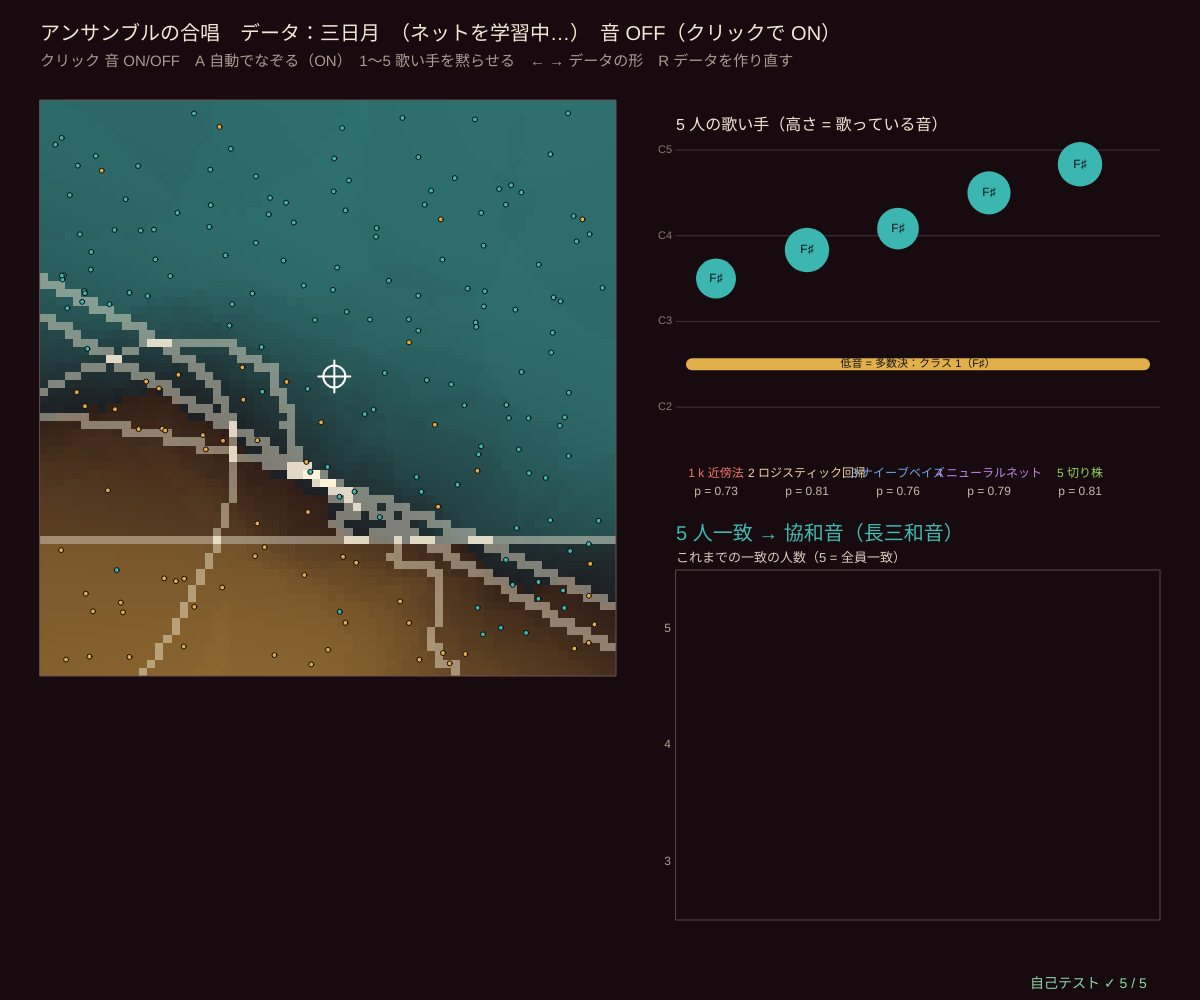
Frame 1 (no input)
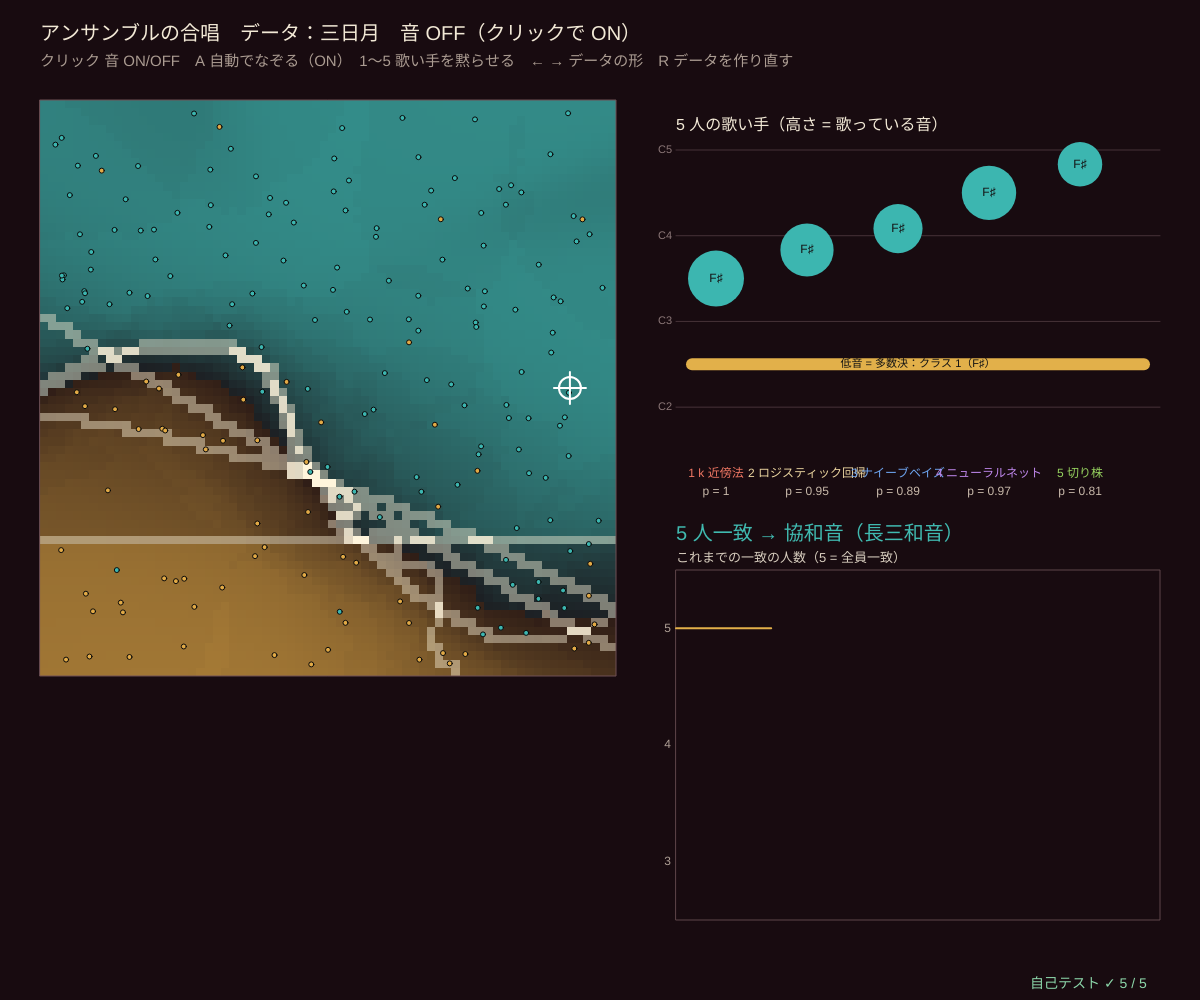
Frame 60 (no input)
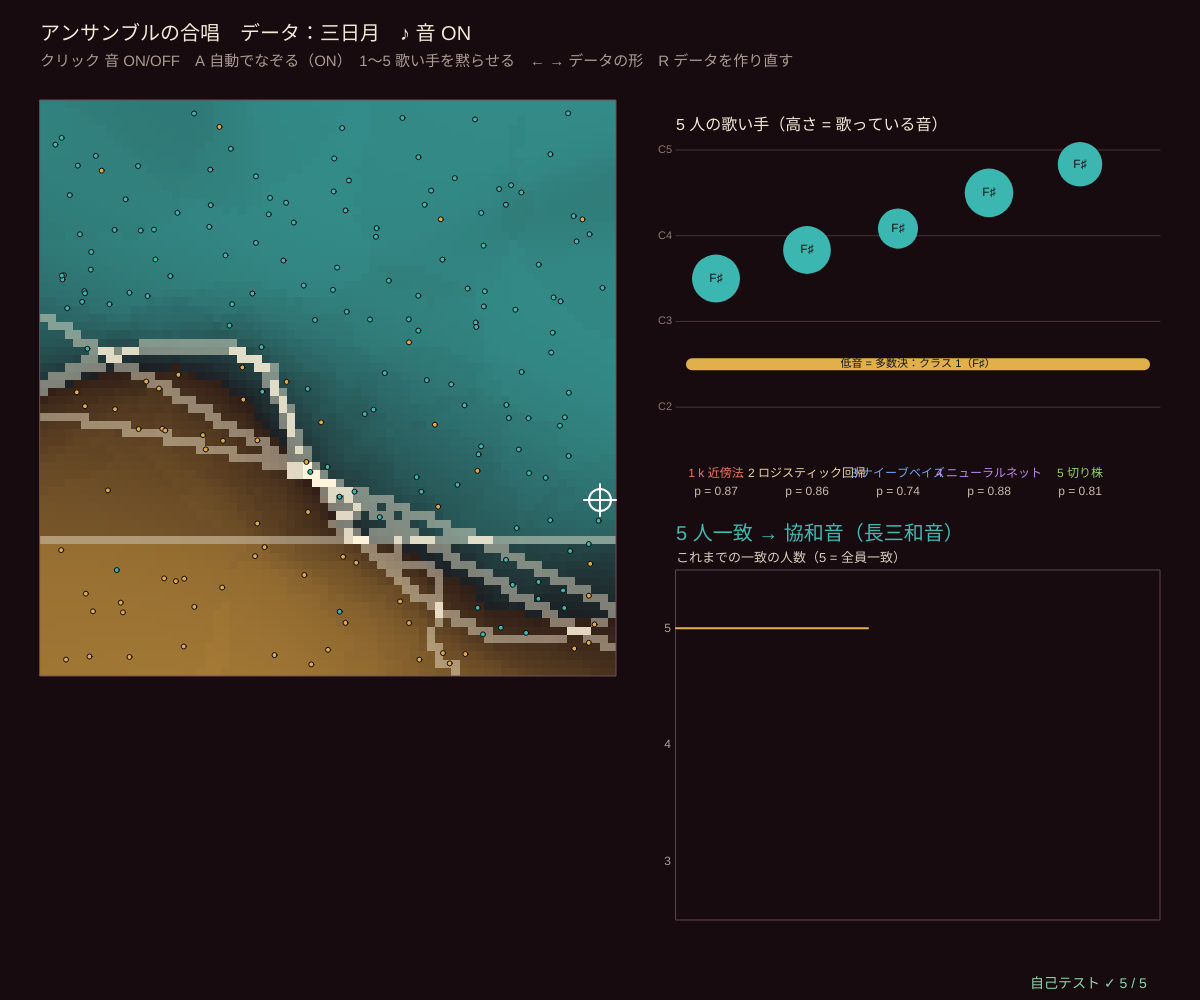
Frame 120 (the mouse pressed at the canvas centre since frame 60)

The p5.js sketch that drew these frames (run headless with seeded random() and noise() and a simulated clock; from frame 60 on, the mouse is pressed at the canvas centre):

// p5.js sketch
// ── sketch.js
// ============================================
// 14 アンサンブルの合唱 🔊 ─ 5 つのモデルが 5 人の歌い手。マウスの位置で、それぞれの予測（クラス）を音の高さで歌う
// クラス 0 なら ド（C）の長三和音、クラス 1 なら ファ♯（F♯）の長三和音の音を、歌い手ごとの決まった位置（根音・3 度・5 度…）で歌う
//   5 人の意見がそろうと 1 つの長三和音（協和音）。割れると C と F♯ の和音が混ざる（不協和音。ペトルーシュカ和音とも呼ばれる）
//   いちばん低い音 = 多数決の答え。音量 = その歌い手の自信（確率が 0.5 から遠いほど大きい）
//   背景 = ソフト投票の地図、白い線 = 5 つのモデルの境界。境界の近くほど意見が割れる
// クリック 音を出す（もう一度で止める）/ A 自動でなぞる / 1〜5 歌い手を黙らせる / ← → データの形 / R データを作り直す
// ============================================

let kind = 4, nTrain = 200, flipP = 0.08, seedD = 2;            // ★ データ
const ROOTS = [48, 54], SINGER_IV = [0, 4, 7, 12, 16];             // ★ クラスの根音（C3 と F♯3）、歌い手ごとの音の位置（半音）
let trainD, models = [], mlpLeft = 0, regionImg, bndImg, voices = [], bass = null, soundOn = false, autoOn = true, mute = [false, false, false, false, false], plotBox, agreeHist = [];
const CELLS = 70;

function setup() { createCanvas(windowWidth, windowHeight); textWrap(CHAR); pixelDensity(1); regionImg = createImage(CELLS, CELLS); bndImg = createImage(CELLS, CELLS); selfTest(); restart(); }
function restart() {
  trainD = makeData2D(kind, nTrain, flipP, seedD);
  models = [0, 1, 2, 4].map((k) => fitBase(k, trainD.X, trainD.y)); models.splice(3, 0, { type: 'mlp', net: makeMLP(2, 10, true, 7) });
  mlpLeft = 300; repaint();
}
function repaint() {
  paintImage(regionImg, (u, v) => probCol(softVote(models, [u, v]), 0.7));
  let pr = []; for (let j = 0; j < CELLS; j++) for (let i = 0; i < CELLS; i++) pr.push(models.map((m) => predOf(m, [(i + 0.5) / CELLS, 1 - (j + 0.5) / CELLS])));
  bndImg.loadPixels();
  for (let q = 0; q < CELLS * CELLS; q++) { let i = q % CELLS, edge = 0; for (let k = 0; k < 5; k++) if ((i + 1 < CELLS && pr[q + 1][k] !== pr[q][k]) || (q + CELLS < CELLS * CELLS && pr[q + CELLS][k] !== pr[q][k])) edge++; bndImg.pixels[4 * q] = 255; bndImg.pixels[4 * q + 1] = 245; bndImg.pixels[4 * q + 2] = 220; bndImg.pixels[4 * q + 3] = Math.min(255, edge * 110); }
  bndImg.updatePixels();
}
// ★ 歌い手 k がクラス c のときの音（MIDI 番号）と、多数決の低音
function singerMidi(k, c) { return ROOTS[c] + SINGER_IV[k]; }
function bassMidi(maj) { return ROOTS[maj] - 12; }
function choirAt(x) {
  let ps = models.map((m) => probOf(m, x)), cs = ps.map((p) => (p > 0.5 ? 1 : 0)), n1 = sumArr(cs), maj = 2 * n1 > 5 ? 1 : 0;
  return { ps, cs, maj, agree: Math.max(n1, 5 - n1), midis: cs.map((c, k) => singerMidi(k, c)) };
}

function draw() {
  background(...BG_COL);
  if (mlpLeft > 0) { mlpTrain(models[3].net, trainD.X.map(centerX), trainD.y, 15, 0.03); mlpLeft -= 15; if (mlpLeft <= 0) repaint(); }
  let side = Math.min(height - 170, width * 0.48); plotBox = { x: 40, y: 100, w: side, h: side };
  noSmooth(); image(regionImg, plotBox.x, plotBox.y, side, side); image(bndImg, plotBox.x, plotBox.y, side, side); smooth(); frameBox(plotBox);
  drawPoints(plotBox, trainD.X, trainD.y, 5);
  // 聞く位置：マウス（図の上）か、自動でなぞる 8 の字
  let m = fromPx(plotBox, mouseX, mouseY), onMap = m[0] >= 0 && m[0] <= 1 && m[1] >= 0 && m[1] <= 1, tt = frameCount / 240;
  let pos = autoOn && !onMap ? [0.5 + 0.42 * Math.sin(2 * Math.PI * tt), 0.5 + 0.38 * Math.sin(4 * Math.PI * tt)] : [clampv(m[0], 0, 1), clampv(m[1], 0, 1)];
  let ch = choirAt(pos), pp = toPx(plotBox, pos[0], pos[1]);
  noFill(); stroke(255); strokeWeight(2); circle(pp[0], pp[1], 22); line(pp[0] - 16, pp[1], pp[0] + 16, pp[1]); line(pp[0], pp[1] - 16, pp[0], pp[1] + 16);
  agreeHist.push(ch.agree); if (agreeHist.length > 300) agreeHist.shift();
  // ---- 音
  if (soundOn && audioCtx) {
    ch.midis.forEach((md, k) => setVoice(voices[k], midiHz(md), mute[k] ? 0 : 0.06 + 0.14 * Math.abs(2 * ch.ps[k] - 1)));
    setVoice(bass, midiHz(bassMidi(ch.maj)), 0.22);
  }
  // ---- 右：歌い手
  let rx = plotBox.x + side + 60, rw = width - rx - 40, sy = 150, lo = 30, hi = 72, yOf = (md) => sy + 300 - ((md - lo) / (hi - lo)) * 300;
  noStroke(); fill(...INK); textSize(16); textAlign(LEFT, BASELINE); text('5 人の歌い手（高さ = 歌っている音）', rx, sy - 20);
  for (let md = 36; md <= 72; md += 12) { stroke(70, 50, 56); strokeWeight(1); line(rx, yOf(md), rx + rw, yOf(md)); noStroke(); fill(140, 120, 120); textSize(11); textAlign(RIGHT, CENTER); text('C' + (md / 12 - 1), rx - 4, yOf(md)); }
  ch.midis.forEach((md, k) => {
    let x = rx + 40 + k * ((rw - 120) / 4), y = yOf(md), c = ch.cs[k];
    noStroke(); fill(...(mute[k] ? [70, 60, 60] : CLS_COL[c])); circle(x, y, 26 + 30 * Math.abs(2 * ch.ps[k] - 1));
    fill(20); textAlign(CENTER, CENTER); textSize(12); text(c ? 'F♯' : 'C', x, y);
    fill(...BASE_COL[k]); textSize(12); textAlign(CENTER, TOP); text((k + 1) + ' ' + BASE_NAMES[k], x, sy + 318); fill(200, 185, 170); text('p = ' + fmtNum(ch.ps[k], 2), x, sy + 336);
  });
  let by = yOf(bassMidi(ch.maj)); noStroke(); fill(...GOLD); rect(rx + 10, by - 6, rw - 20, 12, 6); fill(20); textSize(11); textAlign(CENTER, CENTER); text('低音 = 多数決：クラス ' + ch.maj + (ch.maj ? '（F♯）' : '（C）'), rx + rw / 2, by);
  // ---- 一致のようす
  noStroke(); fill(...(ch.agree === 5 ? TEAL : ch.agree === 4 ? GOLD : WINE)); textSize(20); textAlign(LEFT, BASELINE);
  text(ch.agree === 5 ? '5 人一致 → 協和音（長三和音）' : ch.agree + ' 対 ' + (5 - ch.agree) + ' → 不協和音（2 つの和音が混ざる）', rx, sy + 390);
  let g = { x: rx, y: sy + 420, w: rw, h: Math.max(40, height - sy - 500), x0: 0, x1: 300, y0: 2.5, y1: 5.5 };
  plotAxes(g, '', 'これまでの一致の人数（5 = 全員一致）', [], [3, 4, 5]);
  stroke(...GOLD); strokeWeight(2); polyline(agreeHist.map((a, k) => [gX(g, k), gY(g, a)]));
  // ---- 文字
  noStroke(); fill(...INK); textSize(20); textAlign(LEFT, BASELINE); text('アンサンブルの合唱　データ：' + SHAPES[kind] + (mlpLeft > 0 ? '　（ネットを学習中…）' : '') + (soundOn ? '　♪ 音 ON' : '　音 OFF（クリックで ON）'), 40, 40);
  fill(170, 155, 145); textSize(15); text('クリック 音 ON/OFF　A 自動でなぞる' + (autoOn ? '（ON）' : '（OFF）') + '　1〜5 歌い手を黙らせる　← → データの形　R データを作り直す', 40, 66);
  drawSelfTest(width - 170, height - 12);
}
function mousePressed() {
  startAudio(); if (!audioCtx) return;
  if (!voices.length) { for (let k = 0; k < 5; k++) voices.push(makeVoice('triangle')); bass = makeVoice('sine'); }
  soundOn = !soundOn;
  if (!soundOn) { voices.forEach((v) => setVoice(v, 220, 0)); setVoice(bass, 110, 0); }
}
function keyPressed() {
  if (key === 'a' || key === 'A') autoOn = !autoOn;
  for (let k = 1; k <= 5; k++) if (key === String(k)) mute[k - 1] = !mute[k - 1];
  if (key === RIGHT_ARROW) { kind = (kind + 1) % SHAPES.length; restart(); }
  if (key === LEFT_ARROW) { kind = (kind + SHAPES.length - 1) % SHAPES.length; restart(); }
  if (key === 'r' || key === 'R') { seedD++; restart(); }
  return false;
}

// ---- 自己テスト
function selfTest() {
  selfTestResults = [];
  let inTriad = (pcs) => { for (let r = 0; r < 12; r++) for (let t of [[0, 4, 7], [0, 3, 7]]) { let tri = t.map((v) => (v + r) % 12); if (pcs.every((p) => tri.includes(p))) return true; } return false; };
  let okU = [0, 1].every((c) => inTriad([0, 1, 2, 3, 4].map((k) => singerMidi(k, c) % 12))), okS = true;
  for (let mask = 1; mask < 31; mask++) if (inTriad([0, 1, 2, 3, 4].map((k) => singerMidi(k, (mask >> k) & 1) % 12))) okS = false;
  check('全員一致なら 5 つの音は 1 つの長三和音の中、割れた 30 通りはどれも 1 つの長三和音・短三和音に入らない', okU && okS);
  check('音の高さ：A4 = MIDI 69 = 440 Hz、1 オクターブ上で 2 倍、低音は根音の 1 オクターブ下', midiHz(69) === 440 && near(midiHz(81) / midiHz(69), 2, 1e-12) && bassMidi(0) === 36 && bassMidi(1) === 42);
  let tr = makeData2D(4, 200, 0.08, 2), te = makeData2D(4, 500, 0.08, 99), ms = [0, 1, 2, 3, 4].map((k) => fitBase(k, tr.X, tr.y)), accs = ms.map((m) => accuracyOf((x) => predOf(m, x), te.X, te.y));
  check('三日月データで 4 つのモデルは 80% 以上、切り株も 65% 以上（' + accs.map(pctStr).join(', ') + '）', accs.slice(0, 4).every((a) => a >= 0.8) && accs[4] >= 0.65);
  let sv = models; models = ms; seedRng(5); let okM = true, okA = true;
  for (let t = 0; t < 300; t++) { let x = [rnd(), rnd()], c = choirAt(x); if (c.maj !== hardVote(ms, x)) okM = false; if (!(c.agree >= 3 && c.agree <= 5)) okA = false; }
  models = sv;
  check('低音（多数決）= 5 つのハード投票の答え（300 点）。5 人なので一致の人数はいつも 3〜5', okM && okA);
  check('音量の上限：MASTER = ' + MASTER + ' ≤ 0.2、歌い手 1 人の音量 ≤ 0.2', MASTER <= 0.2 && 0.06 + 0.14 <= 0.2 + 1e-12);
  reportSelfTest();
}

// ---------- やってみよう ----------
// 1. クリックで音を出し、マウスを境界の上でゆっくり動かそう。どこで音がにごる？
// 2. 1〜5 で歌い手を 1 人ずつ黙らせると、にごりは減る？ どのモデルがいちばん「ちがう意見」を歌う？
// 3. ROOTS の 54（F♯）を 55（G）にすると？ 割れても協和音になってしまう組合せがある（自己テストも ✗ に）
// 4. SINGER_IV を [0, 7, 12, 19, 24]（根音と 5 度だけ）にすると、和音の響きはどう変わる？
// 5. 自由制作：モデルの数を増やしたり、確率で音の大きさだけでなく音色を変えたりしてみよう

// ==================================================
// ここから下は「アンサンブル学習の道具」（中身は読まなくても OK。消さないでね）
// ==================================================
// ---- 小さな道具：はさむ・合計・平均・いちばん大きい番号・数の表示
function clampv(v, a, b) { return v < a ? a : v > b ? b : v !== v ? a : v; }     // NaN なら a に戻す
function sumArr(a) { let s = 0; for (let v of a) s += v; return s; }
function meanOf(a) { return a.length ? sumArr(a) / a.length : 0; }
function varOf(a) { let m = meanOf(a), s = 0; for (let v of a) s += (v - m) * (v - m); return a.length ? s / a.length : 0; }   // ÷n の分散
function argMaxArr(a) { let b = 0; for (let i = 1; i < a.length; i++) if (a[i] > a[b]) b = i; return b; }   // 同点なら小さい番号
function sigm(z) { return 1 / (1 + Math.exp(-clampv(z, -40, 40))); }
function fmtNum(v, d) { if (typeof v !== 'number' || !isFinite(v)) return '?'; let s = (+v.toFixed(d === undefined ? 2 : d)).toString(); return s === '-0' ? '0' : s; }
function pctStr(v) { return fmtNum(100 * v, 1) + '%'; }
// ---- 種つきの乱数（同じ種なら毎回同じ列）
let rngState = 1;
function seedRng(s) { rngState = (s >>> 0) || 1; }
function rnd() {                       // 0〜1 の一様乱数（mulberry32）
  rngState = (rngState + 0x6d2b79f5) >>> 0;
  let t = rngState;
  t = Math.imul(t ^ (t >>> 15), t | 1);
  t ^= t + Math.imul(t ^ (t >>> 7), t | 61);
  return ((t ^ (t >>> 14)) >>> 0) / 4294967296;
}
function rndInt(a, b) { return a + Math.floor(rnd() * (b - a + 1)); }
function rndGauss() { let u = Math.max(1e-12, rnd()), v = rnd(); return Math.sqrt(-2 * Math.log(u)) * Math.cos(2 * Math.PI * v); }   // 標準正規分布
function shuffleArr(a) { for (let i = a.length - 1; i > 0; i--) { let j = Math.floor(rnd() * (i + 1)); [a[i], a[j]] = [a[j], a[i]]; } return a; }
// ---- 合成データ（[0, 1]² の 2 次元、2 クラス、種つき）。kind = 0 かたまり / 1 斜め / 2 円 / 3 XOR / 4 三日月 / 5 しま
const SHAPES = ['かたまり', '斜め', '円', 'XOR', '三日月', 'しま'];
function trueLabel(kind, u, v) {
  if (kind === 0) return (u - 0.32) ** 2 + (v - 0.36) ** 2 < (u - 0.68) ** 2 + (v - 0.64) ** 2 + 0.03 * Math.sin(9 * u) ? 0 : 1;
  if (kind === 1) return u + 0.8 * v > 0.9 ? 1 : 0;
  if (kind === 2) return (u - 0.5) ** 2 + (v - 0.5) ** 2 < 0.09 ? 1 : 0;
  if (kind === 3) return (u > 0.5) !== (v > 0.5) ? 1 : 0;
  if (kind === 4) return v > 0.5 + 0.28 * Math.cos(Math.PI * (1.6 * u - 0.3)) - 0.18 ? 1 : 0;
  return Math.sin(10 * u + 3 * v) > 0 ? 1 : 0;
}
// n 個、flip = ラベルをわざと入れかえる割合（ノイズ）
function makeData2D(kind, n, flip, seed) {
  seedRng(seed);
  let X = [], y = [];
  for (let i = 0; i < n; i++) {
    let u = 0.02 + 0.96 * rnd(), v = 0.02 + 0.96 * rnd(), c = trueLabel(kind, u, v);
    if (rnd() < flip) c = 1 - c;
    X.push([u, v]); y.push(c);
  }
  return { X, y };
}
// ---- 連立 1 次方程式 A w = b（部分ピボットつきのガウスの消去法）。ridge = 対角に足す小さな数（解けないのを防ぐ）
function solveLin(A, b, ridge) {
  let n = b.length, M = A.map((r, i) => r.slice().concat([b[i]]));
  for (let i = 0; i < n; i++) M[i][i] += ridge || 0;
  for (let c = 0; c < n; c++) {
    let p = c; for (let r = c + 1; r < n; r++) if (Math.abs(M[r][c]) > Math.abs(M[p][c])) p = r;
    if (Math.abs(M[p][c]) < 1e-14) continue;
    [M[c], M[p]] = [M[p], M[c]];
    for (let r = 0; r < n; r++) if (r !== c) { let f = M[r][c] / M[c][c]; if (f !== 0) for (let k = c; k <= n; k++) M[r][k] -= f * M[c][k]; }
  }
  return M.map((r, i) => (Math.abs(r[i]) < 1e-14 ? 0 : r[n] / r[i]));
}
// ---- k 近傍法：近い k 個のうちクラス 1 の割合 = 確率
function fitKnn(X, y, k) { return { type: 'knn', X, y, k }; }
function knnProb(m, x) {
  let bd = [], bc = [], k = Math.min(m.k, m.X.length);
  for (let i = 0; i < m.X.length; i++) {
    let d = (m.X[i][0] - x[0]) ** 2 + (m.X[i][1] - x[1]) ** 2;
    if (bd.length < k || d < bd[bd.length - 1]) {      // 小さい順の列に挿入（並べ替えはしない）
      let q = bd.length < k ? bd.length : bd.length - 1;
      while (q > 0 && bd[q - 1] > d) { bd[q] = bd[q - 1]; bc[q] = bc[q - 1]; q--; }
      bd[q] = d; bc[q] = m.y[i];
    }
  }
  return k ? sumArr(bc) / k : 0.5;
}
// ---- ロジスティック回帰（ニュートン法、L2 正則化 λ）。F = 特徴量ベクトルの列、戻り値 = 重み w
function fitLogitVec(F, y, lam, iters) {
  let d = F[0].length, w = new Array(d).fill(0);
  for (let it = 0; it < (iters || 25); it++) {
    let g = new Array(d).fill(0), H = Array.from({ length: d }, () => new Array(d).fill(0));
    for (let i = 0; i < F.length; i++) {
      let f = F[i], p = sigm(dotV(w, f)), r = p - y[i], s = Math.max(1e-6, p * (1 - p));
      for (let a = 0; a < d; a++) { g[a] += r * f[a]; for (let b = 0; b < d; b++) H[a][b] += s * f[a] * f[b]; }
    }
    for (let a = 0; a < d; a++) { g[a] += lam * w[a]; H[a][a] += lam; }
    let dw = solveLin(H, g, 0), big = 0;
    for (let a = 0; a < d; a++) { w[a] -= clampv(dw[a], -20, 20); big = Math.max(big, Math.abs(dw[a])); }
    if (big < 1e-9) break;
  }
  return w;
}
function dotV(a, b) { let s = 0; for (let i = 0; i < a.length; i++) s += a[i] * b[i]; return s; }
function logitFeat(x, quad) { let u = x[0] - 0.5, v = x[1] - 0.5; return quad ? [1, u, v, u * u, v * v, u * v] : [1, u, v]; }
function fitLogit(X, y, quad, lam) { return { type: 'logit', quad: !!quad, w: fitLogitVec(X.map((x) => logitFeat(x, quad)), y, lam === undefined ? 0.01 : lam) }; }
function logitProb(m, x) { return sigm(dotV(m.w, logitFeat(x, m.quad))); }
// ---- ガウスのナイーブベイズ：クラスごとに、特徴量ごとの平均と分散（特徴量どうしは独立と仮定）
function fitNB(X, y) {
  let m = { type: 'nb', prior: [0, 0], mu: [[0, 0], [0, 0]], va: [[0, 0], [0, 0]] };
  for (let c = 0; c < 2; c++) {
    let pts = X.filter((_, i) => y[i] === c); m.prior[c] = (pts.length + 1) / (X.length + 2);
    for (let f = 0; f < 2; f++) { let col = pts.map((p) => p[f]); m.mu[c][f] = col.length ? meanOf(col) : 0.5; m.va[c][f] = Math.max(1e-3, varOf(col)); }
  }
  return m;
}
function nbProb(m, x) {
  let lg = [0, 1].map((c) => Math.log(m.prior[c]) + [0, 1].reduce((s, f) => s - 0.5 * Math.log(2 * Math.PI * m.va[c][f]) - (x[f] - m.mu[c][f]) ** 2 / (2 * m.va[c][f]), 0));
  return sigm(lg[1] - lg[0]);
}
// ---- 隠れ層 1 層のニューラルネット（tanh）。cls = true なら出力はシグモイド（交差エントロピー）、false なら直線（2 乗誤差 / 2）
// 学習はフルバッチの Adam。mlpTrain(net, X, y, 回数) を 1 フレームに少しずつ呼べば画面は止まらない
function makeMLP(nIn, nH, cls, seed) {
  seedRng(seed);
  let s1 = 1.5 / Math.sqrt(nIn), net = { nIn, nH, cls, W1: [], b1: [], W2: [], b2: 0, t: 0, ad: null };
  for (let j = 0; j < nH; j++) { net.W1.push(Array.from({ length: nIn }, () => s1 * rndGauss())); net.b1.push(0.5 * rndGauss()); net.W2.push(rndGauss() / Math.sqrt(nH)); }
  return net;
}
function mlpOut(net, x) {
  let o = net.b2;
  for (let j = 0; j < net.nH; j++) { let z = net.b1[j]; for (let k = 0; k < net.nIn; k++) z += net.W1[j][k] * x[k]; o += net.W2[j] * Math.tanh(z); }
  return net.cls ? sigm(o) : o;
}
function mlpLoss(net, X, y) {
  let L = 0;
  for (let i = 0; i < X.length; i++) { let p = mlpOut(net, X[i]); L += net.cls ? -(y[i] ? Math.log(Math.max(1e-12, p)) : Math.log(Math.max(1e-12, 1 - p))) : 0.5 * (p - y[i]) ** 2; }
  return X.length ? L / X.length : 0;
}
// 誤差逆伝播：平均の損失の勾配（W1, b1, W2, b2 と同じ形）
function mlpGrad(net, X, y) {
  let g = { W1: net.W1.map((r) => r.map(() => 0)), b1: net.b1.map(() => 0), W2: net.W2.map(() => 0), b2: 0 }, h = new Array(net.nH), n = X.length || 1;
  for (let i = 0; i < X.length; i++) {
    let x = X[i], o = net.b2;
    for (let j = 0; j < net.nH; j++) { let z = net.b1[j]; for (let k = 0; k < net.nIn; k++) z += net.W1[j][k] * x[k]; h[j] = Math.tanh(z); o += net.W2[j] * h[j]; }
    let d = ((net.cls ? sigm(o) : o) - y[i]) / n;              // どちらの損失でも出力の誤差は (予測 − 正解)
    g.b2 += d;
    for (let j = 0; j < net.nH; j++) { g.W2[j] += d * h[j]; let dz = d * net.W2[j] * (1 - h[j] * h[j]); g.b1[j] += dz; for (let k = 0; k < net.nIn; k++) g.W1[j][k] += dz * x[k]; }
  }
  return g;
}
function mlpParams(o) { return [].concat(...o.W1, o.b1, o.W2, [o.b2]); }   // 全部のパラメータを 1 列に
function mlpSetParams(net, p) { let q = 0; for (let j = 0; j < net.nH; j++) for (let k = 0; k < net.nIn; k++) net.W1[j][k] = p[q++]; for (let j = 0; j < net.nH; j++) net.b1[j] = p[q++]; for (let j = 0; j < net.nH; j++) net.W2[j] = p[q++]; net.b2 = p[q++]; }
function mlpTrain(net, X, y, iters, lr, wd) {   // Adam（β1 = 0.9, β2 = 0.999）、wd = 重みの減衰
  let p = mlpParams(net);
  if (!net.ad) net.ad = { m: p.map(() => 0), v: p.map(() => 0) };
  for (let it = 0; it < iters; it++) {
    let g = mlpParams(mlpGrad(net, X, y)); net.t++;
    let b1t = 1 - Math.pow(0.9, net.t), b2t = 1 - Math.pow(0.999, net.t);
    for (let q = 0; q < p.length; q++) {
      let gq = g[q] + (wd || 0) * p[q];
      net.ad.m[q] = 0.9 * net.ad.m[q] + 0.1 * gq; net.ad.v[q] = 0.999 * net.ad.v[q] + 0.001 * gq * gq;
      p[q] = clampv(p[q] - (lr || 0.02) * (net.ad.m[q] / b1t) / (Math.sqrt(net.ad.v[q] / b2t) + 1e-8), -50, 50);
    }
    mlpSetParams(net, p);
  }
}
// ---- 切り株（深さ 1 の木）：特徴量 1 つ × しきい値 1 つ。重み w つき。左右の葉 = クラス 1 の重みの割合（確率）
function fitStump(X, y, w) {
  let n = X.length, W = 0, W1 = 0, best = null;
  for (let i = 0; i < n; i++) { let wi = w ? w[i] : 1; W += wi; if (y[i]) W1 += wi; }
  for (let f = 0; f < 2; f++) {
    let ord = X.map((_, i) => i).sort((a, b) => X[a][f] - X[b][f]), lw = 0, l1 = 0;
    for (let q = 0; q < n - 1; q++) {
      let i = ord[q], wi = w ? w[i] : 1; lw += wi; if (y[i]) l1 += wi;
      let v0 = X[i][f], v1 = X[ord[q + 1]][f]; if (!(v1 > v0)) continue;
      let err = Math.min(l1, lw - l1) + Math.min(W1 - l1, W - lw - (W1 - l1));   // 左右それぞれ多数決にしたときの重みつき誤り
      if (!best || err < best.err - 1e-12) best = { feat: f, thr: (v0 + v1) / 2, lw, l1, err };
    }
  }
  if (!best) return { type: 'stump', feat: 0, thr: 2, pl: (W1 + 1) / (W + 2), pr: 0.5, err: Math.min(W1, W - W1) };
  return { type: 'stump', feat: best.feat, thr: best.thr, pl: (best.l1 + 0.5) / (best.lw + 1), pr: (W1 - best.l1 + 0.5) / (W - best.lw + 1), err: best.err };
}
function stumpProb(m, x) { return x[m.feat] <= m.thr ? m.pl : m.pr; }
// ---- 5 種類の「ちがうモデル」をまとめて扱う：fitBase(番号, X, y) → モデル、probOf(モデル, x) → クラス 1 の確率
const BASE_NAMES = ['k 近傍法', 'ロジスティック回帰', 'ナイーブベイズ', 'ニューラルネット', '切り株'];
const BASE_COL = [[240, 120, 100], [236, 214, 160], [110, 165, 240], [190, 135, 235], [150, 210, 95]];   // ★ モデルの色
function fitBase(kind, X, y, seed) {
  if (kind === 0) return fitKnn(X, y, 15);                     // ★ k = 15
  if (kind === 1) return fitLogit(X, y, false);                // 直線の境界
  if (kind === 2) return fitNB(X, y);
  if (kind === 3) { let net = makeMLP(2, 10, true, seed || 7), Xc = X.map(centerX); mlpTrain(net, Xc, y, 300, 0.03); return { type: 'mlp', net }; }
  return fitStump(X, y);
}
function centerX(x) { return [2 * x[0] - 1, 2 * x[1] - 1]; }  // ネットには [−1, 1] に直して渡す
function probOf(m, x) {
  if (m.type === 'knn') return knnProb(m, x);
  if (m.type === 'logit') return logitProb(m, x);
  if (m.type === 'nb') return nbProb(m, x);
  if (m.type === 'mlp') return mlpOut(m.net, centerX(x));
  if (m.type === 'stump') return stumpProb(m, x);
  return 0.5;
}
function predOf(m, x) { return probOf(m, x) > 0.5 ? 1 : 0; }
function accuracyOf(fn, X, y) { let ok = 0; for (let i = 0; i < X.length; i++) if (fn(X[i]) === y[i]) ok++; return X.length ? ok / X.length : 0; }
// 投票：hard = 多数決（同数ならソフトの確率で決める）、soft = 確率の平均
function hardVote(ms, x) { let v = 0; for (let m of ms) v += predOf(m, x); return 2 * v > ms.length ? 1 : 2 * v < ms.length ? 0 : softVote(ms, x) > 0.5 ? 1 : 0; }
function softVote(ms, x) { let s = 0; for (let m of ms) s += probOf(m, x); return ms.length ? s / ms.length : 0.5; }
// ---- 描く道具：色（オーケストラ：えんじ色の黒、象牙色、金管の金、弦の青緑）、領域の絵、点
const BG_COL = [24, 11, 16];                                     // 背景（えんじ色の黒）
const INK = [242, 233, 214], GOLD = [226, 176, 74], TEAL = [64, 186, 176], WINE = [196, 72, 96];
const CLS_COL = [[226, 170, 70], [60, 182, 176]];                // ★ クラス 0（金）・クラス 1（青緑）の色
function probCol(p, k) {             // クラス 1 の確率 → 背景と混ぜた色（k = 濃さ）
  let c = [], a = clampv(k === undefined ? 0.55 : k, 0, 1) * Math.abs(2 * p - 1) + 0.12;
  for (let q = 0; q < 3; q++) c.push(BG_COL[q] + ((p > 0.5 ? CLS_COL[1][q] : CLS_COL[0][q]) - BG_COL[q]) * a);
  return c;
}
// img の全部の画素に fn(u, v) → [r, g, b] を塗る（u は右向き、v は上向き、どちらも 0〜1）
function paintImage(img, fn) {
  img.loadPixels();
  let W = img.width, H = img.height;
  for (let py = 0; py < H; py++) for (let px = 0; px < W; px++) {
    let c = fn((px + 0.5) / W, 1 - (py + 0.5) / H), i = 4 * (px + W * py);
    img.pixels[i] = c[0]; img.pixels[i + 1] = c[1]; img.pixels[i + 2] = c[2]; img.pixels[i + 3] = 255;
  }
  img.updatePixels();
}
function toPx(bx, u, v) { return [bx.x + u * bx.w, bx.y + (1 - v) * bx.h]; }   // [0,1]² → 画面
function fromPx(bx, px, py) { return [(px - bx.x) / bx.w, 1 - (py - bx.y) / bx.h]; }
function drawPoints(bx, X, y, r) {
  stroke(10); strokeWeight(1);
  for (let i = 0; i < X.length; i++) { let p = toPx(bx, X[i][0], X[i][1]); fill(...CLS_COL[y[i]]); circle(p[0], p[1], r); }
}
function frameBox(bx, col) { noFill(); stroke(...(col || [110, 80, 85])); strokeWeight(1); rect(bx.x, bx.y, bx.w, bx.h); }
// ---- グラフの道具：g = { x, y, w, h, x0, x1, y0, y1 }
function gX(g, v) { return g.x + clampv((v - g.x0) / (g.x1 - g.x0), -0.02, 1.02) * g.w; }
function gY(g, v) { return g.y + g.h - clampv((v - g.y0) / (g.y1 - g.y0), -0.02, 1.02) * g.h; }
function plotAxes(g, xl, yl, xt, yt) {
  stroke(95, 70, 75); strokeWeight(1); noFill(); rect(g.x, g.y, g.w, g.h);
  noStroke(); fill(175, 160, 150); textSize(12); textAlign(CENTER, TOP);
  for (let v of xt) text(+v.toPrecision(3), gX(g, v), g.y + g.h + 4);
  textAlign(RIGHT, CENTER);
  for (let v of yt) text(+v.toPrecision(3), g.x - 5, gY(g, v));
  textAlign(LEFT, BASELINE); fill(215, 205, 190); textSize(13);
  text(xl, g.x + g.w - textWidth(xl), g.y + g.h + 32); text(yl, g.x, g.y - 8);
}
function polyline(pts) {               // 点が 2 つ以上あるときだけ折れ線を描く（空の beginShape を作らない）
  if (pts.length < 2) return;
  noFill(); beginShape(); for (let p of pts) vertex(p[0], p[1]); endShape();
}
function legend(x, y, items) {         // items = [[色, 名前], …]
  textSize(13); textAlign(LEFT, CENTER); noStroke();
  items.forEach(([c, s], k) => { fill(...c); rect(x, y + 20 * k - 5, 14, 10, 2); fill(220, 210, 195); text(s, x + 22, y + 20 * k); });
}
// ---- 音の道具（Web Audio）。音量の上限：全体の音量 MASTER は 0.2 以下
const MASTER = 0.1;                    // ★ 全体の音量（0.2 以下にしておく）
let audioCtx = null, masterOut = null;
function startAudio() {
  if (!audioCtx) {
    try { audioCtx = new (window.AudioContext || window.webkitAudioContext)(); } catch (e) { return; }
    masterOut = audioCtx.createGain(); masterOut.gain.value = Math.min(0.2, MASTER); masterOut.connect(audioCtx.destination);
  }
  audioCtx.resume();
}
function makeVoice(wave) {             // 鳴りっぱなしの声 1 つ（周波数と音量をあとから変える）
  if (!audioCtx) return null;
  let o = audioCtx.createOscillator(), gn = audioCtx.createGain();
  o.type = wave || 'triangle'; o.frequency.value = 220; gn.gain.value = 0; o.connect(gn); gn.connect(masterOut); o.start();
  return { o, gn };
}
function setVoice(vc, freq, vol) {
  if (!vc || !(freq > 20 && freq < 8000)) return;
  let t = audioCtx.currentTime;
  vc.o.frequency.setTargetAtTime(freq, t, 0.03); vc.gn.gain.setTargetAtTime(clampv(vol, 0, 1), t, 0.05);
}
function midiHz(m) { return 440 * Math.pow(2, (m - 69) / 12); }
// ---- 自己テストの道具
let selfTestResults = [];
function check(name, cond) { selfTestResults.push({ name, ok: !!cond }); }
function near(a, b, tol) { return a !== null && a !== undefined && isFinite(a) && Math.abs(a - b) <= (tol === undefined ? 1e-9 : tol); }
function noNaN(v) { return Array.isArray(v) || ArrayBuffer.isView(v) ? Array.from(v).every(noNaN) : !(typeof v === 'number' && !isFinite(v)); }
function reportSelfTest() { for (let r of selfTestResults) (r.ok ? console.log : console.error)((r.ok ? '✓ ' : '✗ ') + r.name); }
function selfTestLine() { let n = selfTestResults.filter((r) => r.ok).length; return '自己テスト ' + (n === selfTestResults.length ? '✓ ' : '✗ ') + n + ' / ' + selfTestResults.length; }
function drawSelfTest(x, y) { noStroke(); fill(selfTestResults.every((r) => r.ok) ? color(140, 215, 170) : color(255, 90, 110)); textSize(14); textAlign(LEFT, BASELINE); text(selfTestLine(), x, y); }
